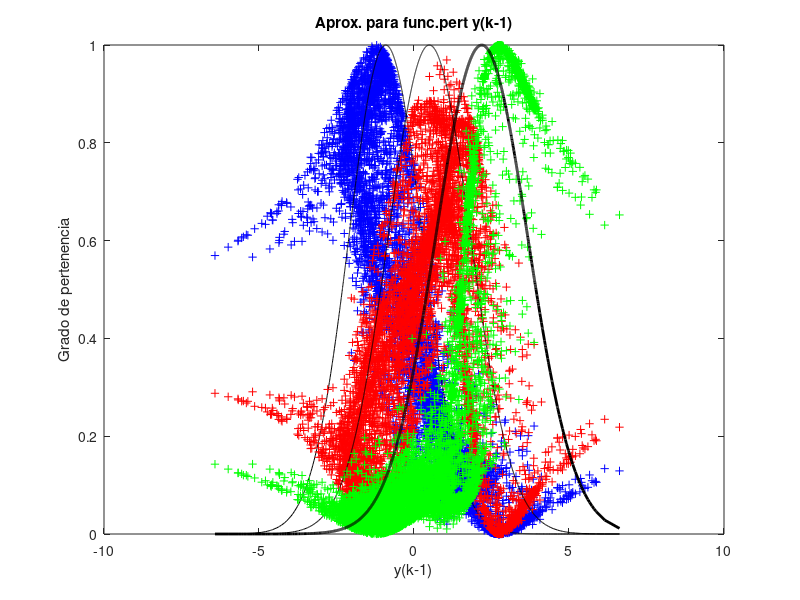

Write the MATLAB code that produced this figure. (Note: this script raises an error after producing the figure.)
load dataP2
Nmuestras = 10000;
Ntrain = floor(Nmuestras*0.7);

y=Salida(3:Ntrain);
y1=Salida(2:Ntrain-1);
y2=Salida(1:Ntrain-2);
u1=Entrada(2:Ntrain-1);
u2=Entrada(1:Ntrain-2);

data = [y' y1' y2' u1' u2'];
[center,U] = fcm(data,3); % U: conjuntos de pertenencia

%%

plot(data(:,1),U(1,:),'b+',data(:,1),U(2,:),'r+',data(:,1),U(3,:),'k+')
title('Clusters para la salida y(k)')
xlabel('y(k)')
ylabel('Grado de pertenencia')
pause

plot(data(:,2),U(1,:),'b+',data(:,2),U(2,:),'r+',data(:,2),U(3,:),'k+')
title('Clusters para  y(k-1)')
xlabel('y(k-1)')
ylabel('Grado de pertenencia')
pause

plot(data(:,3),U(1,:),'b+',data(:,3),U(2,:),'r+',data(:,3),U(3,:),'k+')
title('Clusters para y(k-2)')
xlabel('y(k-2)')
ylabel('Grado de pertenencia')
pause

plot(data(:,4),U(1,:),'b+',data(:,4),U(2,:),'r+',data(:,4),U(3,:),'k+')
title('Clusters para u(k-1)')
xlabel('u(k-1)')
ylabel('Grado de pertenencia')
pause

plot(data(:,5),U(1,:),'b+',data(:,5),U(2,:),'r+',data(:,5),U(3,:),'k+')
title('Clusters para u(k-2)')
xlabel('u(k-2)')
ylabel('Grado de pertenencia')
pause

%%  ajustamos gaussianas a lo observado (aprox) -> esto es para las premisas
% y(k-1)
[x, idx] = sort(data(:,2));

sum1 = sum(U(1,:));
sum2 = sum(U(2,:));
sum3 = sum(U(3,:));

med_y1_1 = dot(y1, U(1,:))/sum1;
med_y1_2 = dot(y1, U(2,:))/sum2;
med_y1_3 = dot(y1, U(3,:))/sum3;

var_y1_1 = dot(y1.^2, U(1,:))/sum1 - med_y1_1^2;
var_y1_2 = dot(y1.^2, U(2,:))/sum2 - med_y1_2^2;
var_y1_3 = dot(y1.^2, U(3,:))/sum3 - med_y1_3^2;

gauss_y1_1 = gaussmf(x,[sqrt(var_y1_1) med_y1_1]);
gauss_y1_2 = gaussmf(x,[sqrt(var_y1_2) med_y1_2]);
gauss_y1_3 = gaussmf(x,[sqrt(var_y1_3) med_y1_3]);

plot(x,(U(1,idx))','b+',x,gauss_y1_1,'k-', x,(U(2,idx))','r+',x,gauss_y1_2,'k-',x,(U(3,idx))','g+',x,gauss_y1_3,'k-','LineWidth', 2.0);
title('Aprox. para func.pert y(k-1)')
xlabel('y(k-1)')
ylabel('Grado de pertenencia')


%%
[x, idx] = sort(data(:,3));
med_y2_1 = dot(y2, U(1,:))/sum1;
med_y2_2 = dot(y2, U(2,:))/sum2;
med_y2_3 = dot(y2, U(3,:))/sum3;

var_y2_1 = dot(y2.^2, U(1,:))/sum1 - med_y2_1^2;
var_y2_2 = dot(y2.^2, U(2,:))/sum2 - med_y2_2^2;
var_y2_3 = dot(y2.^2, U(3,:))/sum3 - med_y2_3^2;

gauss_y2_1 = gaussmf(x,[sqrt(var_y2_1) med_y2_1]);
gauss_y2_2 = gaussmf(x,[sqrt(var_y2_2) med_y2_2]);
gauss_y2_3 = gaussmf(x,[sqrt(var_y2_3) med_y2_3]);

plot(x,(U(1,idx))','b+',x,gauss_y2_1,'k-', x,(U(2,idx))','r+',x,gauss_y2_2,'k-',x,(U(3,idx))','g+',x,gauss_y2_3,'k-','LineWidth', 2.0);
title('Aprox. para func.pert y(k-1)')
xlabel('y(k-1)')
ylabel('Grado de pertenencia')

%%
% u(k-1)
[x, idx] = sort(data(:,4));

med_u1_1 = dot(u1, U(1,:))/sum1;
med_u1_2 = dot(u1, U(2,:))/sum2;
med_u1_3 = dot(u1, U(3,:))/sum3;

var_u1_1 = dot(u1.^2, U(1,:))/sum1 - med_u1_1^2;
var_u1_2 = dot(u1.^2, U(2,:))/sum2 - med_u1_2^2;
var_u1_3 = dot(u1.^2, U(3,:))/sum3 - med_u1_3^2;

gauss_u1_1 = gaussmf(x,[sqrt(var_u1_1) med_u1_1]);
gauss_u1_2 = gaussmf(x,[sqrt(var_u1_2) med_u1_2]);
gauss_u1_3 = gaussmf(x,[sqrt(var_u1_3) med_u1_3]);


plot(x,(U(1,idx))','b+',x,gauss_u1_1,'k-',x,(U(2,idx))','r+',x,gauss_u1_2,'k-',x,(U(3,idx))','g+',x,gauss_u1_3,'k-', 'LineWidth', 2.0);
title('Aprox. para func.pert u(k-1)')
xlabel('u(k-1)')
ylabel('Grado de pertenencia')


%%
% u(k-2)
[x, idx] = sort(data(:,5));

med_u2_1 = dot(u2, U(1,:))/sum1;
med_u2_2 = dot(u2, U(2,:))/sum2;
med_u2_3 = dot(u2, U(3,:))/sum3;

var_u2_1 = dot(u2.^2, U(1,:))/sum1 - med_u2_1^2;
var_u2_2 = dot(u2.^2, U(2,:))/sum2 - med_u2_2^2;
var_u2_3 = dot(u2.^2, U(3,:))/sum3 - med_u2_3^2;

gauss_u2_1 = gaussmf(x,[sqrt(var_u2_1) med_u2_1]);
gauss_u2_2 = gaussmf(x,[sqrt(var_u2_2) med_u2_2]);
gauss_u2_3 = gaussmf(x,[sqrt(var_u2_3) med_u2_3]);

plot(x,(U(1,idx))','b+',x,gauss_u2_1,'k-',x,(U(2,idx))','r+',x,gauss_u2_2,'k-', x,(U(3,idx))','g+',x,gauss_u2_3,'k-','LineWidth', 2.0);
title('Aprox. para func.pert u(k-2)')
xlabel('u(k-2)')
ylabel('Grado de pertenencia')


%% construimos matriz MU para usarla despues

MU = [med_y1_1, med_y2_2, med_u1_1, med_u2_1; ...
      med_y1_2, med_y2_2, med_u1_2, med_u2_2; ...
      med_y1_3, med_y2_3, med_u1_3, med_u2_3; ...
      sqrt(var_y1_1), sqrt(var_y2_1), sqrt(var_u1_1), sqrt(var_u2_1); ...
      sqrt(var_y1_2), sqrt(var_y2_2), sqrt(var_u1_2), sqrt(var_u2_2); ...
      sqrt(var_y1_3), sqrt(var_y2_3), sqrt(var_u1_3), sqrt(var_u2_3)];